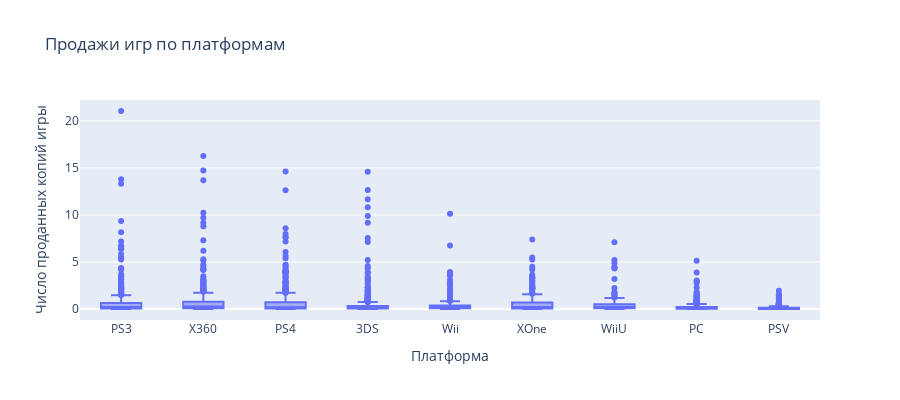

The code cell stored with this chart in its notebook:
### Markdown cell above
### 3.Анализ зависимости размера продаж от различных факторов

#### Различия по продажам игр на разных платформах

Изучим, как распределены суммарные продажи игр по разным платформам:

### Code cell
fig1 = px.box(relevant_games, x="platform", y="total_sales", height = 400,
             labels = {'platform': 'Платформа', 'total_sales':'Число проданных копий игры'},
             title = 'Продажи игр по платформам')
fig1.show()

### Figure 1 — Plotly figure (JSON) as saved in the notebook; plotly's stock layout.template omitted (floating-point values rounded to 4 significant figures; data arrays with more than 128 entries replaced by an {"elided": "..."} marker saying what was removed)
{"data": [{"alignmentgroup": "True", "hovertemplate": "Платформа=%{x}<br>Число проданных копий игры=%{y}<extra></extra>", "legendgroup": "", "marker": {"color": "#636efa"}, "name": "", "notched": false, "offsetgroup": "", "orientation": "v", "showlegend": false, "type": "box", "x": {"elided": "3561 str values"}, "x0": " ", "xaxis": "x", "y": {"elided": "3561 float values"}, "y0": " ", "yaxis": "y"}], "layout": {"boxmode": "group", "height": 400, "legend": {"tracegroupgap": 0}, "title": {"text": "Продажи игр по платформам"}, "xaxis": {"anchor": "y", "domain": [0, 1], "title": {"text": "Платформа"}}, "yaxis": {"anchor": "x", "domain": [0, 1], "title": {"text": "Число проданных копий игры"}}}}
